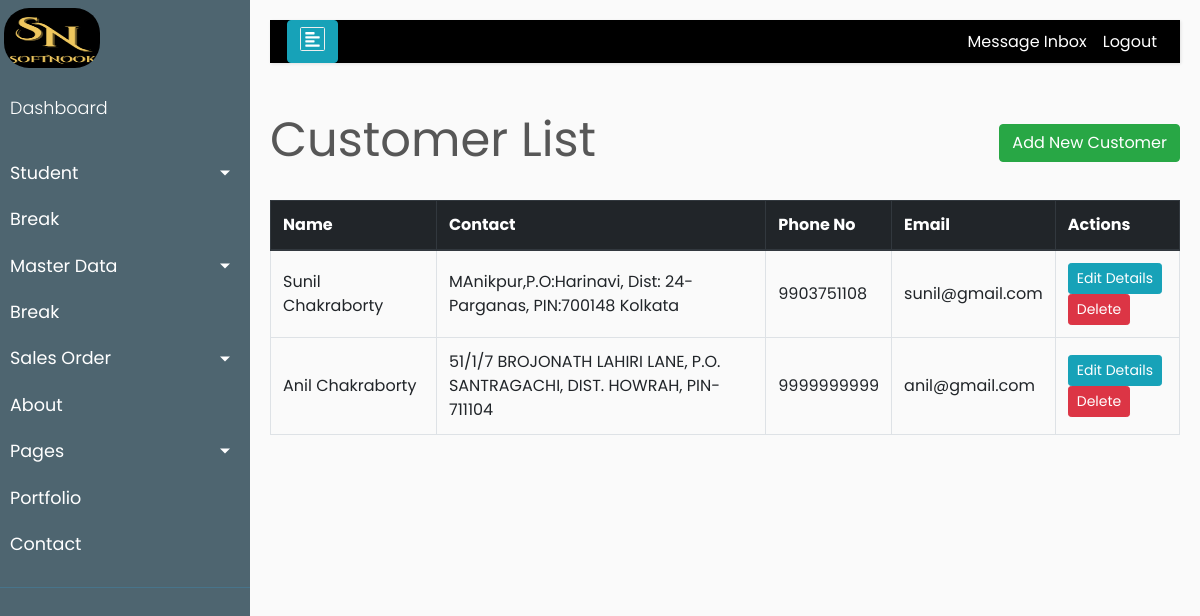
Page /product/customers/ on the earlier database version.
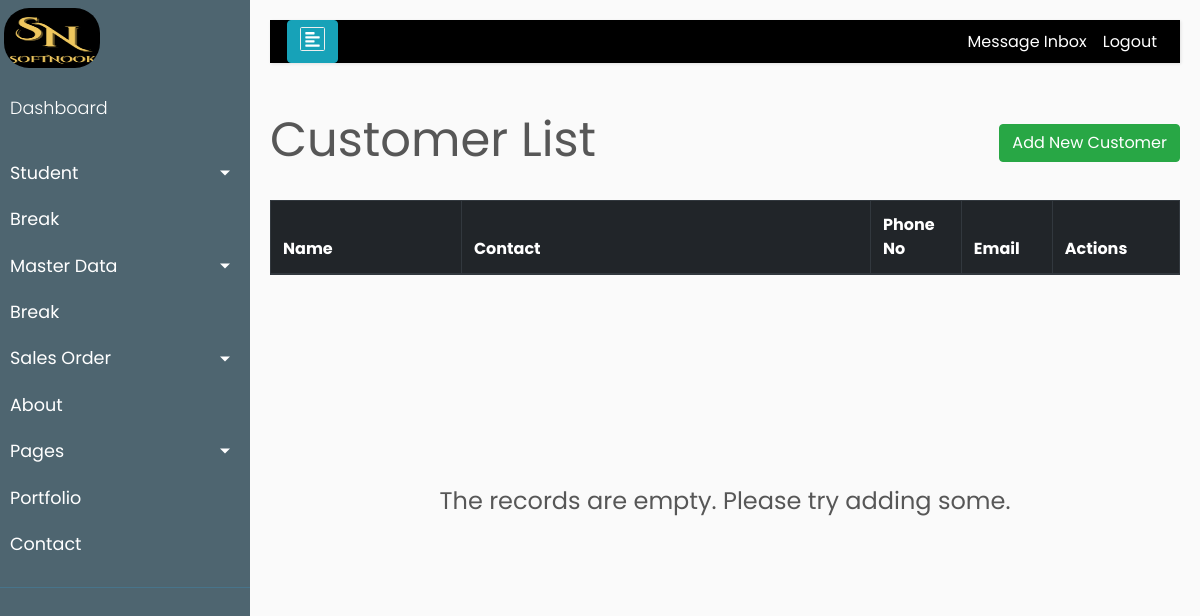
Same page on the later database version.
### product/models.py (models this page shows, shortened)
class Customer(models.Model):
    id              = models.AutoField(primary_key=True)
    name            = models.CharField(verbose_name='Name',max_length=150,null=True, blank=True)
    phone           = models.CharField(verbose_name='Phone',max_length=12, unique=True)
    address         = models.CharField(verbose_name='Address',max_length=200,null=True)
    email           = models.EmailField(verbose_name='Email',max_length=50, unique=True)
    created_date    = models.DateTimeField(auto_now_add=True)
    modified_date   = models.DateTimeField(auto_now=True)
    fk_email 	    = models.ForeignKey(Account,verbose_name="email key", on_delete=models.CASCADE, null=True, blank=True)
    is_deleted      = models.BooleanField(default=False)

### product/views.py (the view)
# urls.py: path('customers/', CustomerListView.as_view(), name='customers-list'),
class CustomerListView(ListView):
    model = Customer
    template_name = "product/customer_list1.html"
    queryset = Customer.objects.filter(is_deleted=False)

### product/templates/product/customer_list1.html (shortened to what this page needs)
{% extends 'base.html' %}
{% load static %}
{% block content %}
    <div class="row" style="color: #575757; font-style: bold; font-size: 3rem;">
        <div class="col-md-8">Customer List</div>
        <div class="col-md-4">
            <div style="float:right;"> <a class="btn btn-success" href="{% url 'product:new-customer' %}">Add New Customer</a> </div>
        </div>
    </div>
    <br>
    <table id="product" class="table table-css table-hover table-bordered">
        <thead class="thead-dark align-middle">
            <tr>
                <th width="21%">Name</th>
                <th width="45%">Contact</th>
                <th width="10%">Phone No</th>
				<th width="10%">Email</th>
                <th width="14%">Actions</th>
			</tr>
        </thead>
{% if object_list %}
        <tbody>
            {% for customer in object_list %}
            <tr>
				<td class="align-middle"> {{ customer.name }} </td>
                <td class="align-middle"> {{ customer.address }} </td>
				<td class="align-middle"> {{ customer.phone }} </td>
				<td class="align-middle"> {{ customer.email }} </td>
                <td class="align-middle">
                    <div class="align-middle">
                        <a href="{% url 'product:edit-customer' customer.pk %}" class="btn btn-info btn-sm">Edit Details</a>
						<a href="{% url 'product:delete-customer' customer.pk %}" class="btn btn-danger btn-sm">Delete</a>
					</div>
                </td>
            </tr>
            {% endfor %}
        </tbody>
    </table>
{% else %}
    </table>
    <br><br><br><br><br><br><br><br>
    <div style="color: #575757; font-style: bold; font-size: 1.5rem; text-align: center;">The records are empty. Please try adding some.</div>
{% endif %}
{% endblock content %}

Differences in the rows shown:
removed Customer: name "Sunil Chakraborty", address "MAnikpur,P.O:Harinavi, Dist: 24-Parganas, PIN:700148 Kolkata", phone "9903751108", email "sunil@gmail.com"
removed Customer: name "Anil Chakraborty", address "51/1/7 BROJONATH LAHIRI LANE, P.O. SANTRAGACHI, DIST. HOWRAH, PIN-711104", phone "9999999999", email "anil@gmail.com"
Other differences:
text now shown: "The records are empty. Please try adding some."
